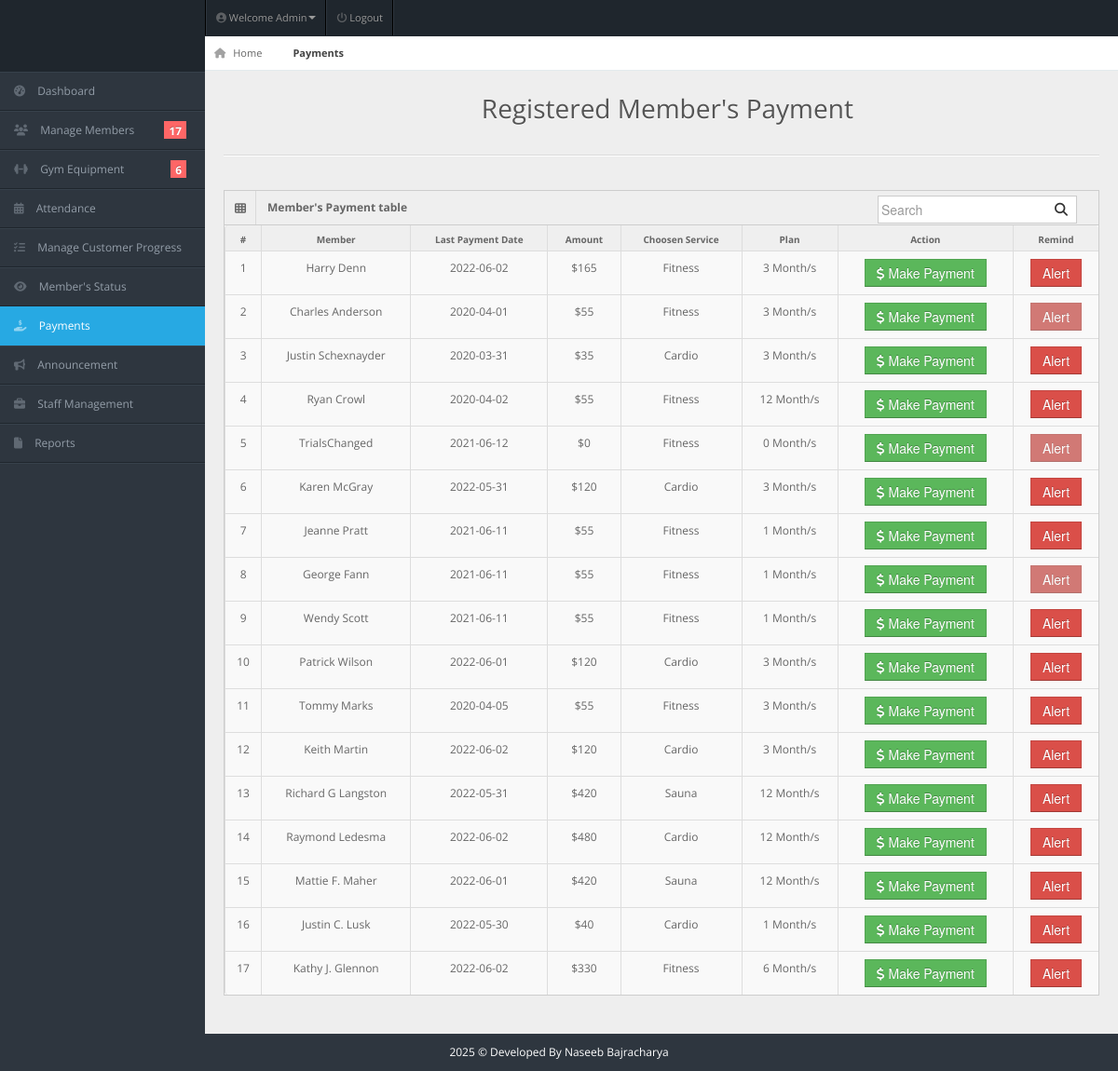
Screenshot of /admin/payment.php (signed in) with the database file from the repository.
### tables this page shows
CREATE TABLE `members` (
  `user_id` int(11) NOT NULL,
  `fullname` varchar(20) NOT NULL,
  `username` varchar(20) NOT NULL,
  `password` varchar(100) NOT NULL,
  `gender` varchar(20) NOT NULL,
  `dor` date NOT NULL,
  `services` varchar(50) NOT NULL,
  `amount` int(100) NOT NULL,
  `paid_date` date NOT NULL,
  `p_year` int(11) NOT NULL,
  `plan` varchar(100) NOT NULL,
  `address` varchar(20) NOT NULL,
  `contact` varchar(10) NOT NULL,
  `status` varchar(20) NOT NULL DEFAULT 'Active',
  `attendance_count` int(100) NOT NULL,
  `ini_weight` int(100) NOT NULL DEFAULT '0',
  `curr_weight` int(100) NOT NULL DEFAULT '0',
  `ini_bodytype` varchar(50) NOT NULL,
  `curr_bodytype` varchar(50) NOT NULL,
  `progress_date` date NOT NULL,
  `reminder` int(11) NOT NULL DEFAULT '0'
);

### admin/payment.php (the view, shortened to what this page needs)
<!DOCTYPE html>
<html lang="en">
<head>
<link rel="stylesheet" href="../css/bootstrap.min.css" />
<link rel="stylesheet" href="../css/bootstrap-responsive.min.css" />
<link rel="stylesheet" href="../css/fullcalendar.css" />
<link rel="stylesheet" href="../css/matrix-style.css" />
<link rel="stylesheet" href="../css/matrix-media.css" />
<link href="../font-awesome/css/fontawesome.css" rel="stylesheet" />
<link href="../font-awesome/css/all.css" rel="stylesheet" />
<link rel="stylesheet" href="../css/jquery.gritter.css" />
</head>
<body>
<div id="header">
  <h1><a href="dashboard.html">Perfect Gym Admin</a></h1>
</div>
<?php include 'includes/topheader.php'?>
<?php $page='payment'; include 'includes/sidebar.php'?>
<div id="content">
  <div id="content-header">
    <div id="breadcrumb"> <a href="index.php" title="Go to Home" class="tip-bottom"><i class="fas fa-home"></i> Home</a> <a href="payment.php" class="current">Payments</a> </div>
    <h1 class="text-center">Registered Member's Payment <i class="fas fa-group"></i></h1>
  </div>
  <div class="container-fluid">
    <hr>
    <div class="row-fluid">
      <div class="span12">
      <div class='widget-box'>
          <div class='widget-title'> <span class='icon'> <i class='fas fa-th'></i> </span>
            <h5>Member's Payment table</h5>
            <form id="custom-search-form" role="search" method="POST" action="search-result.php" class="form-search form-horizontal pull-right">
                <div class="input-append span12">
                    <input type="text" class="search-query" placeholder="Search" name="search" required>
                    <button type="submit" class="btn"><i class="fas fa-search"></i></button>
                </div>
            </form>
          </div>
          <div class='widget-content nopadding'>
	  <?php
      $qry="SELECT * FROM members";
      $cnt = 1;
        $result=mysqli_query($conn,$qry);
          echo"<table class='table table-bordered data-table table-hover'>
              <thead>
                <tr>
                  <th>#</th>
                  <th>Member</th>
                  <th>Last Payment Date</th>
                  <th>Amount</th>
                  <th>Choosen Service</th>
                  <th>Plan</th>
                  <th>Action</th>
                  <th>Remind</th>
                </tr>
              </thead>";
            while($row=mysqli_fetch_array($result)){ ?>
            <tbody>
                <td><div class='text-center'><?php echo $cnt;?></div></td>
                <td><div class='text-center'><?php echo $row['fullname']?></div></td>
                <td><div class='text-center'><?php echo($row['paid_date'] == 0 ? "New Member" : $row['paid_date'])?></div></td>
                <td><div class='text-center'><?php echo '$'.$row['amount']?></div></td>
                <td><div class='text-center'><?php echo $row['services']?></div></td>
                <td><div class='text-center'><?php echo $row['plan']." Month/s"?></div></td>
                <td><div class='text-center'><a href='user-payment.php?id=<?php echo $row['user_id']?>'><button class='btn btn-success btn'><i class='fas fa-dollar-sign'></i> Make Payment</button></a></div></td>
                <td><div class='text-center'><a href='sendReminder.php?id=<?php echo $row['user_id']?>'><button class='btn btn-danger btn' <?php echo($row['reminder'] == 1 ? "disabled" : "")?>>Alert</button></a></div></td>
              </tbody>
          <?php $cnt++; }
            ?>
            </table>
          </div>
        </div>
      </div>
    </div>
  </div>
</div>
<div class="row-fluid">
  <div id="footer" class="span12"> <?php echo date("Y");?> &copy; Developed By Naseeb Bajracharya</a> </div>
</div>
</body>
</html>

### css/matrix-style.css (style rules this page uses)
* { outline: none !important; -moz-outline: none !important; }
html, body { height: 100%; }
body { overflow-x: hidden; margin-top: -10px; font-family: "Open Sans", sans-serif; font-size: 12px; color: #666; }
a { color: #666; }
select, textarea, input[type="text"], input[type="password"], input[type="datetime"], input[type="datetime-local"], input[type="date"], input[type="month"], input[type="time"], input[type="week"], input[type="number"], input[type="email"], input[type="url"], input[type="search"], input[type="tel"], input[type="color"], .uneditable-input, .label, .dropdown-menu, .btn, .well, .progress, .table-bordered, .btn-group > .btn:first-child, .btn-group > .btn:last-child, .btn-group > .btn:last-child, .btn-group > .dropdown-toggle, .alert { border-radius: 0px; }
.btn, textarea, input[type="text"], input[type="password"], input[type="datetime"], input[type="datetime-local"], input[type="date"], input[type="month"], input[type="time"], input[type="week"], input[type="number"], input[type="email"], input[type="url"], input[type="search"], input[type="tel"], input[type="color"], .uneditable-input { box-shadow: none; }
.progress, .progress-success .bar, .progress .bar-success, .progress-warning .bar, .progress .bar-warning, .progress-danger .bar, .progress .bar-danger, .progress-info .bar, .progress .bar-info, .btn, .btn-primary { background-image: none; }
#footer { padding: 10px; text-align: center; }
hr { border-top-color: #dadada; }
#header { height: 77px; position: relative; width: 100%; z-index: -9; }
#header h1 { background: url("../img/icontest3.png") no-repeat scroll 0 0 transparent; height: 31px; left: 20px; line-height: 600px; overflow: hidden; position: relative; top: 26px; width: 191px; }
#header h1 a { display: block; }
#content { background: none repeat scroll 0 0 #eeeeee; margin-left: 220px; margin-right: 0; padding-bottom: 25px; position: relative; min-height: 100%; width: auto; }
#content-header { position: abslute; width: 100%; margin-top: -38px; z-index: 20; }
#content-header h1 { color: #555555; font-size: 28px; font-weight: normal; float: none; text-shadow: 0 1px 0 #ffffff; margin-left: 20px; position: relative; }
#content-header h1, #content-header .btn-group { margin-top: 20px; }
#breadcrumb { background-color: #fff; border-bottom: 1px solid #e3ebed; }
#breadcrumb a { padding: 8px 20px 8px 10px; display: inline-block; background-image: url("../img/breadcrumb.png"); background-position: center right; background-repeat: no-repeat; font-size: 11px; color: #666666; }
#breadcrumb a:last-child { background-image: none; }
#breadcrumb a.current { font-weight: bold; color: #444444; }
#breadcrumb a i { margin-right: 5px; opacity: 0.6; }
.widget-box { background: none repeat scroll 0 0 #f9f9f9; border-left: 1px solid #cdcdcd; border-top: 1px solid #cdcdcd; border-right: 1px solid #cdcdcd; clear: both; margin-top: 16px; margin-bottom: 16px; position: relative; }
.widget-title, .modal-header, .table th, div.dataTables_wrapper .ui-widget-header { background: #efefef; border-bottom: 1px solid #cdcdcd; height: 36px; }
.widget-title span.icon { padding: 9px 10px 7px 11px; float: left; border-right: 1px solid #dadada; }
.widget-title h5 { color: #666; float: left; font-size: 12px; font-weight: bold; padding: 12px; line-height: 12px; margin: 0; }
.widget-content { padding: 15px; border-bottom: 1px solid #cdcdcd; }
.table th { height: auto; font-size: 10px; padding: 5px 10px 2px; border-bottom: 0; text-align: center; color: #666666; }
.nopadding { padding: 0 !important; }
.nopadding .table { margin-bottom: 0; }
.nopadding .table-bordered { border: 0; }
form { margin-bottom: 0; }
.input-append .add-on:last-child, .input-append .btn:last-child { border-radius: 0px; padding: 6px 5px 2px; }
.input-prepend input, .input-append input, .input-prepend input[class*="span"], .input-append input[class*="span"] { width: none; }
.input-append input, .input-append select, .input-prepend span, .input-prepend input { border-radius: 0px !important; }

### css/matrix-media.css (style rules this page uses)
body { background:#2E363F; }
#header { background-color: #1f262d; margin-top:10px; }

### rows the page displays
members: fullname "Harry Denn", paid_date "2022-06-02", amount "165", services "Fitness", plan "3"
members: fullname "Charles Anderson", paid_date "2020-04-01", amount "55", services "Fitness", plan "3"
members: fullname "Justin Schexnayder", paid_date "2020-03-31", amount "35", services "Cardio", plan "3"
members: fullname "Ryan Crowl", paid_date "2020-04-02", amount "55", services "Fitness", plan "12"
members: fullname "TrialsChanged", paid_date "2021-06-12", amount "0", services "Fitness", plan "0"
members: fullname "Karen McGray", paid_date "2022-05-31", amount "120", services "Cardio", plan "3"
members: fullname "Jeanne Pratt", paid_date "2021-06-11", amount "55", services "Fitness", plan "1"
members: fullname "George Fann", paid_date "2021-06-11", amount "55", services "Fitness", plan "1"
members: fullname "Wendy Scott", paid_date "2021-06-11", amount "55", services "Fitness", plan "1"
members: fullname "Patrick Wilson", paid_date "2022-06-01", amount "120", services "Cardio", plan "3"
members: fullname "Tommy Marks", paid_date "2020-04-05", amount "55", services "Fitness", plan "3"
members: fullname "Keith Martin", paid_date "2022-06-02", amount "120", services "Cardio", plan "3"
members: fullname "Richard G Langston", paid_date "2022-05-31", amount "420", services "Sauna", plan "12"
members: fullname "Raymond Ledesma", paid_date "2022-06-02", amount "480", services "Cardio", plan "12"
members: fullname "Mattie F. Maher", paid_date "2022-06-01", amount "420", services "Sauna", plan "12"
members: fullname "Justin C. Lusk", paid_date "2022-05-30", amount "40", services "Cardio", plan "1"
members: fullname "Kathy J. Glennon", paid_date "2022-06-02", amount "330", services "Fitness", plan "6"

### other values shown
$query->num_rows "17"
$query->num_rows "6"
